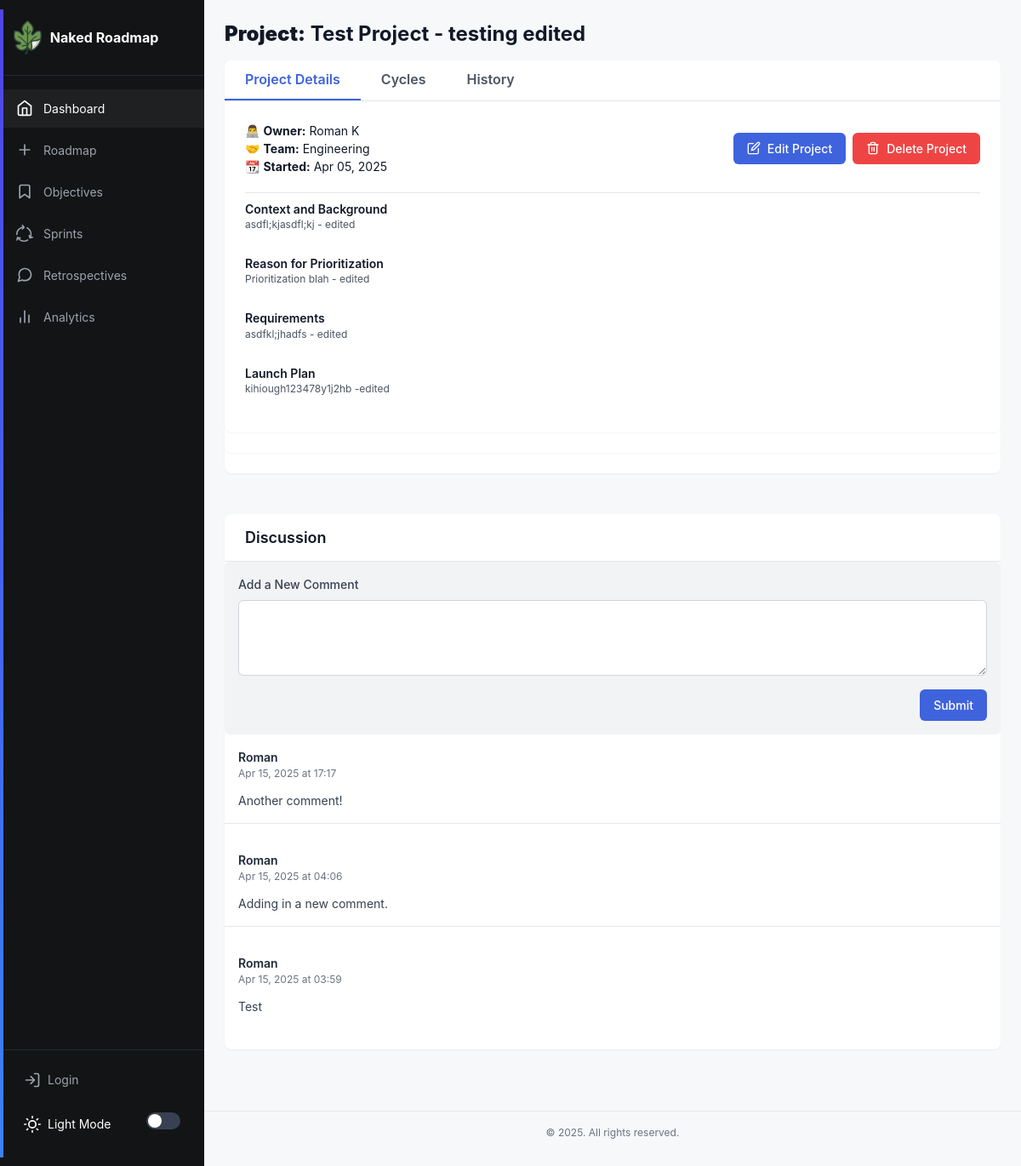
Before: /project/6 with the older database file.
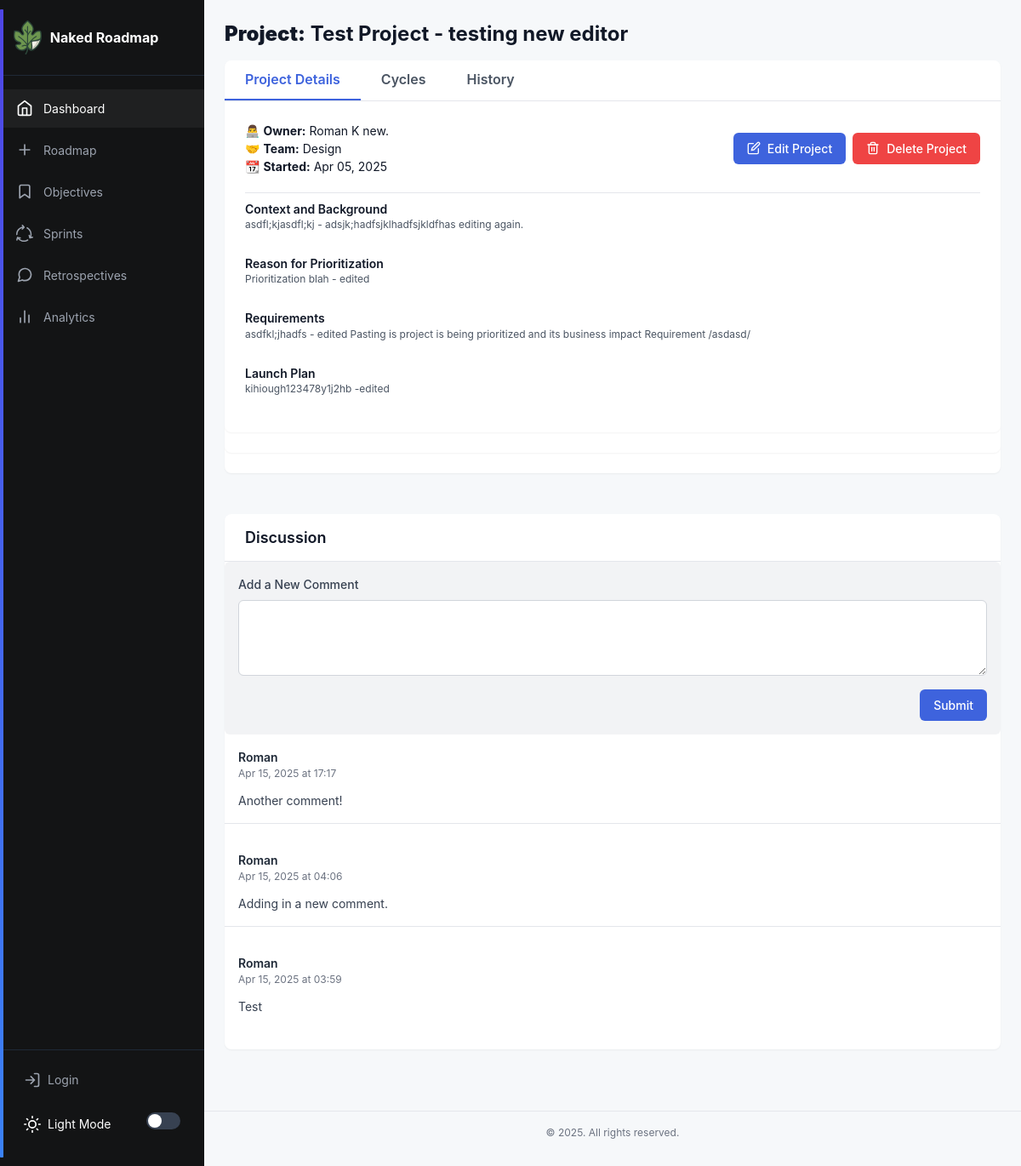
After: the same page with the newer database file.
### app/models.py (models this page shows, shortened)
class Project(db.Model):
    __tablename__ = "project"
    id: so.Mapped[int] = so.mapped_column(primary_key=True)
    name: so.Mapped[str] = so.mapped_column(sa.TEXT())
    created: so.Mapped[datetime] = so.mapped_column(index=True, default=lambda: datetime.now(timezone.utc))
    dri: so.Mapped[str] = so.mapped_column(sa.TEXT())
    team: so.Mapped[str] = so.mapped_column(sa.TEXT())
    context: so.Mapped[str] = so.mapped_column(sa.TEXT())
    why: so.Mapped[str] = so.mapped_column(sa.TEXT())
    requirements: so.Mapped[str] = so.mapped_column(sa.TEXT())
    launch: so.Mapped[str] = so.mapped_column(sa.TEXT())
    location: so.Mapped[str] = so.mapped_column(sa.TEXT(),  nullable=True, default="discussion")
    type: so.Mapped[str] = so.mapped_column(sa.TEXT(), nullable=True)

### app/routes.py (the view)
@app.route('/project/<int:project_id>')
def project(project_id):
    project = Project.query.filter_by(id=project_id).first_or_404()
    comments = Comment.query.filter_by(project_id=project_id).order_by(Comment.created_at.desc()).all()
    changelogs = Changelog.query.filter_by(project_id=project_id).order_by(Changelog.timestamp.desc()).all()
    form = CommentForm()
    return render_template('project.html', project=project, comments=comments, changelogs=changelogs, form=form)

### app/forms.py
class CommentForm(FlaskForm):
    content = TextAreaField('Add a New Comment', validators=[
        DataRequired(message='Comment cannot be empty'),
        Length(min=1, max=1000, message='Comment must be between 1 and 1000 characters')
    ])
    submit = SubmitField('Submit Comment')

### app/routes.py (called while the page is built)
@app.context_processor
def inject_csrf_token():
    return dict(csrf_token=generate_csrf())

### app/templates/project.html (shortened to what the changed rows need)
{% extends 'base.html' %}
{% block content %}
<h1><strong>Project:</strong> {{ project['name'] }}</h1>
<section class="two-column-section">
    <div class="column-wide section">
        <section class="section discussion-section">
            <section class="section tabbed-section">
                <div class="tab-content active" id="details-tab">
                    <div class="section-header" style="padding:0px 0px 20px;">
                        <div>
                            <div class="timeline-title">👨‍💻 <strong>Owner:</strong> {{ project.dri }}<br>
                                🤝 <strong>Team:</strong> {{ project.team }} <br>
                                📆 <strong>Started:</strong> {{ project.created.strftime('%b %d, %Y') }}
                            </div>
                        </div>
                    </div>
                    <div class="project-item">
                        <div class="project-header">
                            <h5>Context and Background</h5>
                        </div>
                        <div class="project-meta">
                            {{ project.context }}
                        </div>
                    </div>
                    <div class="project-item">
                        <div class="project-header">
                            <h5>Reason for Prioritization</h5>
                        </div>
                        <div class="project-meta">
                            {{ project.why }}
                        </div>
                    </div>
                    <div class="project-item">
                        <div class="project-header">
                            <h5>Requirements</h5>
                        </div>
                        <div class="project-meta">
                            {{ project.requirements }}
                        </div>
                    </div>
                    <div class="project-item">
                        <div class="project-header">
                            <h5>Launch Plan</h5>
                        </div>
                        <div class="project-meta">
                            {{ project.launch }}
                        </div>
                    </div>
                </div>
            </section>
        </section>
    </div>
    <div class="column-narrow section">
    </div>
</section>
{% endblock %}

Changed rows visible on the page:
changed Project "Prioritization blah - edited": name "Test Project - testing edited" → "Test Project - testing new editor"; dri "Roman K" → "Roman K new."; team "Engineering" → "Design"; context "asdfl;kjasdfl;kj - edited" → "asdfl;kjasdfl;kj - adsjk;hadfsjklhadfsjkldfhas editing again."; requirements "asdfkl;jhadfs - edited" → "asdfkl;jhadfs - edited Pasting is project is being prioritized and its business impact Requirement /asdasd/"
